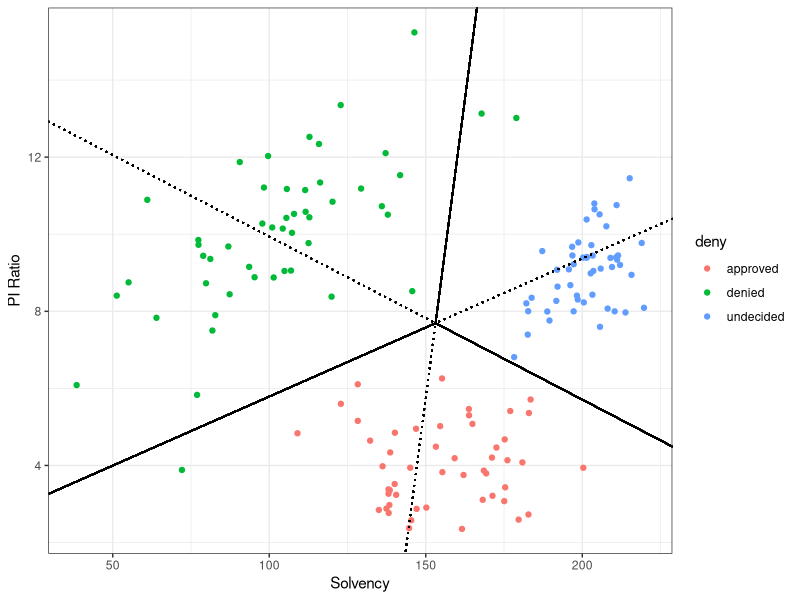

Write the R code that produced this figure.
################################################################################
# Barcelona Graduate School of Economics
# Master's Degree in Data Science
# Course : Avanced Computational Methods
################################################################################
# Author : (c) Miquel Torrens
# Title  : Problem Set #1 (Part 2)
# Date   : 2016.01.13
################################################################################
# source('~/Desktop/bgse/projects/github/acm/PS1/loanData3C.R')
################################################################################

# Set working directory
if (TRUE) {
  setwd('~/Desktop/bgse/projects/github/acm/PS1/')
}

# Libraries
library(mvtnorm)
library(ggplot2)

# Wrapper functions
################################################################################
sigma.xy <- function(rho, sd.x, sd.y) {
################################################################################
  cov.term <- rho * sd.x * sd.y
  vcm <- matrix(c(sd.x ** 2, cov.term, cov.term, sd.y ** 2), 2, 2, byrow = TRUE)
  return(vcm)
}

################################################################################
gen.bvn <- function(n = 1, seed = NA, mu.xy = c(0, 1), sigma.xy = diag(2)) {
################################################################################
  require(mvtnorm)
  if (! is.na(seed)) { set.seed(seed) }
  rdraws <- rmvnorm(n, mean = mu.xy, sigma = sigma.xy)
  return(rdraws)
}

################################################################################
loan.data <- function(n.app, n.den, n.und, mu.app, mu.den, mu.und, sd.app,
                      sd.den, sd.und, rho.app, rho.den, rho.und, seed = 1111,
                      store = FALSE, pic = TRUE) {
################################################################################
  sigma.app <- sigma.xy(rho = rho.app, sd.x = sd.app[1], sd.y = sd.app[2])
  sigma.den <- sigma.xy(rho = rho.den, sd.x = sd.den[1], sd.y = sd.den[2])
  sigma.und <- sigma.xy(rho = rho.und, sd.x = sd.und[1], sd.y = sd.und[2])
  app <- gen.bvn(n = n.app, mu.app, sigma.app, seed = seed)
  den <- gen.bvn(n = n.den, mu.den, sigma.den, seed = seed + 1)
  und <- gen.bvn(n = n.und, mu.und, sigma.und, seed = seed + 2)
  loan.df <- as.data.frame(rbind(app, den, und))
  deny <- c(rep('approved', n.app),
            rep('denied', n.den),
            rep('undecided', n.und))
  target <- c(rep(0, n.app), rep(1, n.den), rep(2, n.und))
  loan.df <- data.frame(loan.df, deny, target)
  colnames(loan.df) <- c('pi_ratio', 'solvency', 'deny', 'target')

  if (store == TRUE) {
    write.csv(loan.df, file = 'predictions.csv', row.names = FALSE)    
  }

  return(loan.df)
}

################################################################################
# Function that carries out the exercise
loanData3C <- function(store = TRUE, pic = TRUE, dashed = TRUE, n.app = 50,
                       n.den = 50, n.und = 50, mu.app = c(4, 150),
                       mu.den = c(10, 100), mu.und = c(9, 200),
                       sd.app = c(1, 20), sd.den = c(2, 30), sd.und = c(1, 10),
                       rho.app = -0.1, rho.den = 0.6, rho.und = 0.5,
                       seed = 1221) {
################################################################################
  # Build the data frame
  loan.df <- loan.data(n.app = n.app, n.den = n.den, n.und = n.und,
                       mu.app = mu.app, mu.den = mu.den, mu.und = mu.und,
                       sd.app = sd.app, sd.den = sd.den, sd.und = sd.und,
                       rho.app = rho.app, rho.den = rho.den, rho.und = rho.und,
                       seed = seed)

  # Rebuild the data frame for prediction
  n.app <- 50
  n.den <- 50
  n.und <- 50
  loan.df <- cbind(loan.df,
                   target1 = c(rep(0, n.app), rep(1, n.den), rep(0, n.und)),
                   target2 = c(rep(1, n.app), rep(0, n.den), rep(0, n.und)),
                   target3 = c(rep(0, n.app), rep(0, n.den), rep(1, n.und)))

  cols <- c('pi_ratio', 'solvency')
  X <- as.matrix(cbind(ind = rep(1, nrow(loan.df)), loan.df[, cols]))
  Y <- cbind(target1 = c(rep(0, n.app), rep(1, n.den), rep(0, n.und)),
             target2 = c(rep(1, n.app), rep(0, n.den), rep(0, n.und)),
             target3 = c(rep(0, n.app), rep(0, n.den), rep(1, n.und)))

  # Parameters
  w <- solve(t(X) %*% X) %*% t(X) %*% Y

  # Predictions
  preds <- X %*% w
  #head(preds)
  denied <- (preds == apply(preds, 1, max))[, 1]
  approv <- (preds == apply(preds, 1, max))[, 2]
  undeci <- (preds == apply(preds, 1, max))[, 3]

  # Prediction and conf.matrix
  pred.labs <- ifelse(denied, 'denied', ifelse(approv, 'approved', 'undecided'))
  conf.matrix <- table(loan.df[, 'deny'], pred.labs)
  conf.matrixP <- prop.table(conf.matrix, 1)

  # Intercepts and slopes of the discriminant functions
  int1 <- (w[1, 2] - w[1, 1]) / (w[2, 1] - w[2, 2])
  slo1 <- (w[3, 2] - w[3, 1]) / (w[2, 1] - w[2, 2])

  int2 <- (w[1, 3] - w[1, 1]) / (w[2, 1] - w[2, 3])
  slo2 <- (w[3, 3] - w[3, 1]) / (w[2, 1] - w[2, 3])

  int3 <- (w[1, 2] - w[1, 3]) / (w[2, 3] - w[2, 2])
  slo3 <- (w[3, 2] - w[3, 3]) / (w[2, 3] - w[2, 2])

  # Plot them
  if (dashed == FALSE || any(mu.und != c(9, 200)) || any(sd.und != c(1, 10)) ||
      rho.und != 0.5) {
    plot1 <- ggplot(data = loan.df,
                    aes(x = solvency,
                        y = pi_ratio,
                        colour = deny,
                        fill = deny)) +
                    theme_bw() +
                    geom_point() +
                    xlab('Solvency') +
                    ylab('PI Ratio') +
                    #theme(text = element_text(family = 'Arial')) + 
                    geom_abline(intercept = int1, slope = slo1) + 
                    geom_abline(intercept = int2, slope = slo2) +
                    geom_abline(intercept = int3, slope = slo3)
  } else {
    # Where the three equations intersect
    meet.x <- (int2 - int1) / (slo1 - slo2)
    meet.y <- int1 + slo1 * meet.x
    x1 <- 0.5 * min(loan.df[, 'solvency'])
    x2 <- 1.2 * max(loan.df[, 'solvency'])
    y11 <- int1 + slo1 * x1
    y12 <- int1 + slo1 * x2
    y21 <- int2 + slo2 * x1
    y22 <- int2 + slo2 * x2
    y31 <- int3 + slo3 * x1
    y32 <- int3 + slo3 * x2

    # Plot
    plot1 <- ggplot(data = loan.df,
                    aes(x = solvency, y = pi_ratio, colour = deny, fill = deny)) +
                    theme_bw() +
                    geom_point() +
                    xlab('Solvency') +
                    ylab('PI Ratio') +
                    geom_segment(x = x1, y = y11, xend = meet.x, yend = meet.y, col = 'black') +
                    geom_segment(x = x2, y = y12, xend = meet.x, yend = meet.y, lty = 3, col = 'black') +
                    geom_segment(x = x1, y = y21, xend = meet.x, yend = meet.y, lty = 3, col = 'black') +
                    geom_segment(x = x2, y = y22, xend = meet.x, yend = meet.y, col = 'black') +
                    geom_segment(x = x1, y = y31, xend = meet.x, yend = meet.y, lty = 3, col = 'black') +
                    geom_segment(x = x2, y = y32, xend = meet.x, yend = meet.y, col = 'black')    
  }

  # Save the plot
  if (pic == TRUE) {
    pdf('discFunction3C.pdf')
    print(plot1)
    dev.off()
    cat('Saved plot:', paste(getwd(), '/discFunction3C.pdf', sep = ''), '\n')
  }

  # Final result
  df <- loan.df
  for (i in 1:3) {
    df[, paste('target', i, sep = '')] <- NULL
  }
  df <- cbind(df, preds, pred.labs)
  colnames(df) <- c('pi_ratio', 'solvency', 'denied', 'target', 'pred_class1',
                    'pred_class2', 'pred_class3', 'decision')

  # Save the data in a .csv file
  if (store == TRUE) {
    write.csv(df, file = 'predictions.csv', row.names = FALSE)
    cat('Saved file:', paste(getwd(), '/predictions.csv', sep = ''), '\n')
  }

  # End
  predictions <<- df
  return(df)
}

# Run it
loanData3C()
# END OF SCRIPT
